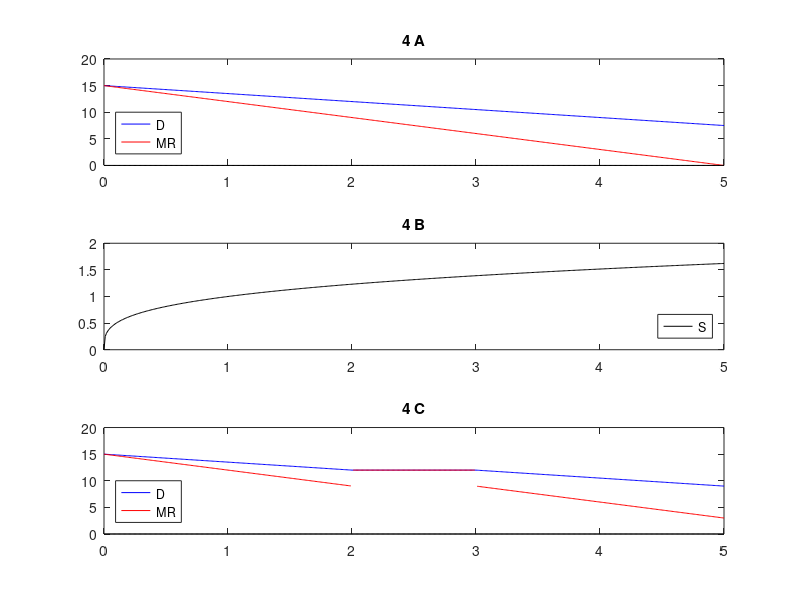

Recreate this plot in MATLAB.
mkdir('pings')
clear; close all; clc
A = [4 2; 2 4]; V = [3;5];
soln = A\V; % solution to 5

% graphs for 4

a = 15;
b1 = -1.5;
b2 = 2*b1;
xx = 0:0.01:5;
D = a+b1*xx;
MR = a + b2*xx;
figure
subplot(3,1,1)
plot(xx,D,'b')
hold on
plot(xx,MR,'r')
plot(xx,0*xx,'k')
hold off
title('4 A')
legend('D','MR','Location','SouthWest')

S = xx.^(0.3);
subplot(3,1,2)
plot(xx,S,'k')
title('4 B')
legend('S','Location','SouthEast')

Cutoff = 2;
Resume = 3;
[~,indi] = min(abs(xx-Cutoff));
[~,indf] = min(abs(xx-Resume));
D2 = D;
D2(indi:indf) = D(indi);
MR2 = MR;
MR2(indi:indf) = D(indi);
n = length(D);
m = n-indf;

D2(indf:end) = D(indi:indi+m);
MR2(indf:end) = MR(indi:indi+m);
MR2([indi indf]) = NaN; 

subplot(3,1,3)
plot(xx,D2,'b')
hold on
plot(xx,MR2,'r')
plot(xx,0*xx,'k')
hold off
title('4 C')
legend('D','MR','Location','SouthWest')
set(gcf,'Color',[1 1 1])
cd('pings')
saveas(gcf,'q4.png')
cd('..')